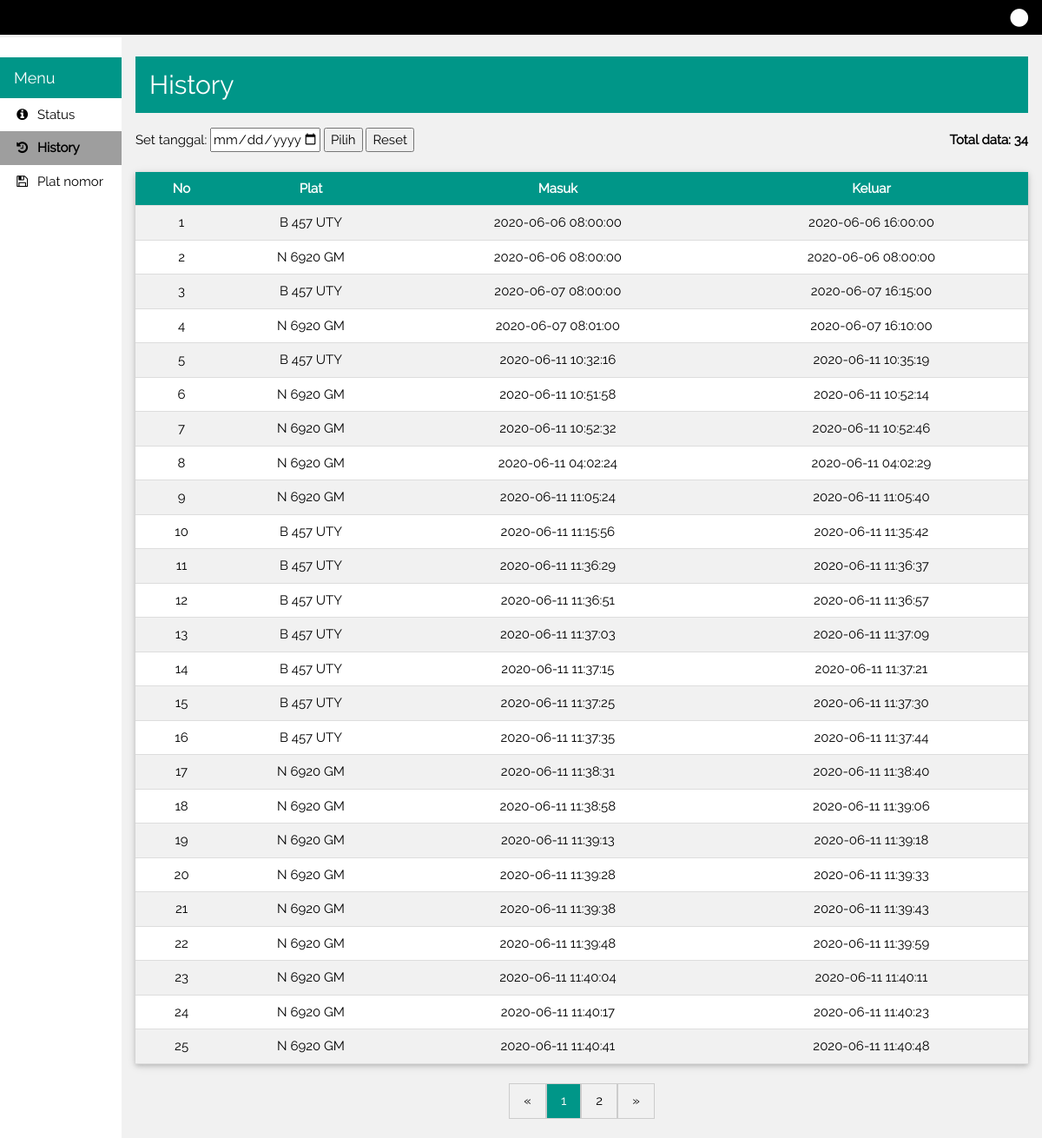
The app's page /dumptruck/history.php with its own data.
### tables this page shows
CREATE TABLE `platenumbershistory` (
  `ids` int(11) NOT NULL,
  `plateNumbers` varchar(16) NOT NULL,
  `comeIn` datetime DEFAULT NULL,
  `comeOut` datetime DEFAULT NULL
);

### dumptruck/history.php (the view, shortened to what this page needs)
<?php
	if(isset($_SESSION['dateselect'])){
		$dateSelect = $_SESSION['dateselect'];
	}
	else{
		unset($dateSelect);
	}
	require_once 'paginator.php';
	require_once 'db.php';
	$connHistory	   = $conn;
	$limitHistory      = ( isset( $_GET['limit'] ) ) ? $_GET['limit'] : 25;
	$pageHistory       = ( isset( $_GET['page'] ) ) ? $_GET['page'] : 1;
	$linksHistory      = ( isset( $_GET['links'] ) ) ? $_GET['links'] : 7;
	if( isset($dateSelect) ){
		$startTime = $dateSelect . " 00:00:00.000000";
		$endTime = $dateSelect . " 23:59:59.999999";
		$queryHistory      = "SELECT ids, plateNumbers AS Plat, comeIn AS Masuk, comeOut AS Keluar FROM `platenumbershistory` WHERE `comeIn` BETWEEN '$startTime' AND '$endTime' ORDER BY `ids` DESC";
		$ymd = date("Y-m-d", strtotime($dateSelect));
		$_SESSION['ymd'] = $ymd;
	} else{
		$queryHistory      = "SELECT ids, plateNumbers AS Plat, comeIn AS Masuk, comeOut AS Keluar FROM `platenumbershistory`";
	}
	$PaginatorHistory  = new Paginator( $connHistory, $queryHistory);
	if ($PaginatorHistory->getNumRows() > 0){
		$resultsHistory    = $PaginatorHistory->getData( $pageHistory, $limitHistory );
	}
?>
<!DOCTYPE html>
<html>
	<head>
		<link rel="stylesheet" href="static/styles/w3.css">
		<link rel="stylesheet" href="static/styles/theme.css">
		<link rel="stylesheet" href="static/styles/raleway.css">
		<link rel="stylesheet" href="static/styles/font-awesome.min.css">
	</head>
	<body class="w3-light-grey" onload="setClock()">
		<div class="w3-bar w3-top w3-black w3-large" style="z-index:4">
		  <span class="w3-bar-item w3-right w3-xlarge fa fa-circle"></span>
		</div>
		<nav class="w3-sidebar w3-bar-block w3-collapse w3-white w3-animate-left" style="z-index:3;width:140px;" id="mySidebar"><br>
		  <div class="w3-container w3-teal">
			<h5>Menu</h5>
		  </div>
		  <div class="w3-bar-block">
			<a href="index.php" class="w3-bar-item w3-button w3-padding"><i class="fa fa-info-circle fa-fw"></i>  Status</a>
			<a href="history.php" class="w3-bar-item w3-button w3-padding w3-grey"><i class="fa fa-history fa-fw"></i><strong>  History</strong></a>
			<a href="platnomor.php" class="w3-bar-item w3-button w3-padding"><i class="fa fa-save fa-fw"></i>  Plat nomor</a>
		  </div>
		</nav>
		<div class="w3-main w3-light-grey" style="margin-left:140px;margin-top:43px;">
		  <header class="w3-container" style="padding-top:22px">
			<div class="w3-container w3-teal">
				<h2>History</h2>
			  </div>
		  </header>
		  <div class="w3-panel" id="simplePicker">
			<div class="w3-row-padding w3-container" style="margin:0 -16px">
			  <div>
				<div class="w3-cell-row">
					<div class="w3-left-align">
						<form action="history.php" method="post" onsubmit="return valDate()" required>
							<label for="dateselect">Set tanggal: </label>
							<input type="date" id="dateselect" name="dateselect" min="2019-01-01" max="<?php echo date("Y-m-d"); ?>" value="<?php echo (isset($_SESSION['ymd']) ? $_SESSION['ymd'] : ""); ?>">
							<input type="submit" value="Pilih">
							<input type="submit" value="Reset" id="resetDate" name="resetDate">
						</form>
					</div>
					<?php	if (isset($resultsHistory->total)){
								echo "<div class='w3-right-align w3-cell w3-cell-middle w3-mobile'><strong>Total data: ".$resultsHistory->total."</strong></div>";
							}
					?>
				</div>
				<br>
				<table class="w3-table w3-card w3-bordered w3-striped w3-white w3-centered">
							<tr class='w3-teal'>
								<th>No</th>
								<th>Plat</th>
								<th>Masuk</th>
								<th>Keluar</th>
							</tr>
							<?php	if ($PaginatorHistory->getNumRows() > 0) {
										for( $i = 0; $i < count( $resultsHistory->data ); $i++ ) :
											echo "<tr>";
												echo "<td>".($i+1)."</td>";
												echo "<td>".$resultsHistory->data[$i]['Plat']."</td>";
												echo "<td>".(!isset($resultsHistory->data[$i]['Masuk']) ? "-" : $resultsHistory->data[$i]['Masuk'])."</td>";
												echo "<td>".(!isset($resultsHistory->data[$i]['Keluar']) ? "-" : $resultsHistory->data[$i]['Keluar'])."</td>";
											echo "</tr>";
										endfor;
									}
									else{
										echo "<tr><td colspan='4'>Kosong</td></tr>";
									}
							?>
				</table>
				<br>
				<?php
					if ($PaginatorHistory->getNumRows() > 0){
						if ($PaginatorHistory->getLastPageNum() > 1){
							echo $PaginatorHistory->createLinks( $linksHistory, 'w3-bar-item w3-button w3-border' );
						}
					}
				?>
			  </div>
			</div>
		  </div>
		</div>
	</body>
</html>

### dumptruck/paginator.php (shortened to what this page needs)
<?php
	class Paginator {
		private $_conn;
		private $_limit;
		private $_page;
		private $_query;
		private $_total;
		public function __construct( $conn, $query ) {
			$this->_conn = $conn;
			$this->_query = $query;
			$rs = $this->_conn->query( $this->_query );
			if ( !is_null($rs) || !empty($rs) || isset($rs) || $rs->num_rows > 0) {
				$this->_total = $rs->num_rows;
			}else{
				$this->_total = 0;
			}
		}
		public function getNumRows() {
			return $this->_total;
		}
		public function getLastPageNum(){
			$lastPage = 0;
			if( $this->_total > 0 && $this->_limit > 0){
				$lastPage = ceil( $this->_total / $this->_limit );
			}else{
				$lastPage = 0;
			}
			return $lastPage;
		}
		public function getData( $page = 1, $limit = 25 ) {
			$this->_limit   = $limit;
			$this->_page    = $page;
			if ( $this->_limit == 'all' ) {
				$query      = $this->_query;
			} else {
				$query      = $this->_query . " LIMIT " . ( ( $this->_page - 1 ) * $this->_limit ) . ", $this->_limit";
			}
			$rs             = $this->_conn->query( $query );
			while ( $row = $rs->fetch_assoc() ) {
				$results[]  = $row;
			}
			$result         = new stdClass();
			$result->page   = $this->_page;
			$result->limit  = $this->_limit;
			$result->total  = $this->_total;
			$result->last   = ceil( $this->_total / $this->_limit );
			$result->data   = $results;
			return $result;
		}
		public function createLinks( $links, $list_class ) {
			$last       = ceil( $this->_total / $this->_limit );
			$start      = ( ( $this->_page - $links ) > 0 ) ? $this->_page - $links : 1;
			$end        = ( ( $this->_page + $links ) < $last ) ? $this->_page + $links : $last;
			$html       = '<div class="w3-center"><div class="w3-bar">';
			$p      = ( $this->_page == 1 ) ? 1 : $this->_page - 1 ;
			$html       .= '<a class="'.$list_class.'" href="?limit=' . $this->_limit . '&page=' . $p . '">&laquo;</a>';
			for ( $i = $start ; $i <= $end; $i++ ) {
				$class  = ( $this->_page == $i ) ? " w3-teal" : "";
				$html   .= '<a class="'.$list_class.$class.'" href="?limit=' . $this->_limit . '&page=' . $i . '">' . $i . '</a>';
			}
			$p      = ( $this->_page == $last ) ? $last : $this->_page + 1 ;
			$html       .= '<a class="'.$list_class.'" href="?limit=' . $this->_limit . '&page=' . $p . '">&raquo;</a>';
			$html       .= '</div></div>';
			return $html;
		}
	}
?>

### dumptruck/static/styles/w3.css (style rules this page uses)
*,*:before,*:after { box-sizing:inherit }
html { -ms-text-size-adjust:100%;-webkit-text-size-adjust:100% }
body { margin:0 }
article,aside,details,figcaption,figure,footer,header,main,menu,nav,section { display:block }
a { background-color:transparent }
b,strong { font-weight:bolder }
button,input,select,textarea,optgroup { font:inherit;margin:0 }
button,input { overflow:visible }
button,[type=button],[type=reset],[type=submit] { -webkit-appearance:button }
html,body { font-family:Verdana,sans-serif;font-size:15px;line-height:1.5 }
html { overflow-x:hidden }
h2 { font-size:30px }
h5 { font-size:18px }
h1,h2,h3,h4,h5,h6 { font-family:"Segoe UI",Arial,sans-serif;font-weight:400;margin:10px 0 }
a { color:inherit }
.w3-table,.w3-table-all { border-collapse:collapse;border-spacing:0;width:100%;display:table }
.w3-bordered tr,.w3-table-all tr { border-bottom:1px solid #ddd }
.w3-striped tbody tr:nth-child(even) { background-color:#f1f1f1 }
.w3-centered tr th,.w3-centered tr td { text-align:center }
.w3-table td,.w3-table th,.w3-table-all td,.w3-table-all th { padding:8px 8px;display:table-cell;text-align:left;vertical-align:top }
.w3-table th:first-child,.w3-table td:first-child,.w3-table-all th:first-child,.w3-table-all td:first-child { padding-left:16px }
.w3-btn,.w3-button { border:none;display:inline-block;padding:8px 16px;vertical-align:middle;overflow:hidden;text-decoration:none;color:inherit;background-color:inherit;text-align:center;cursor:pointer;white-space:nowrap }
.w3-btn,.w3-button { -webkit-touch-callout:none;-webkit-user-select:none;-khtml-user-select:none;-moz-user-select:none;-ms-user-select:none;user-select:none }
.w3-sidebar { height:100%;width:200px;background-color:#fff;position:fixed!important;z-index:1;overflow:auto }
.w3-main,#main { transition:margin-left .4s }
.w3-bar { width:100%;overflow:hidden }
.w3-center .w3-bar { display:inline-block;width:auto }
.w3-bar .w3-bar-item { padding:8px 16px;float:left;width:auto;border:none;display:block;outline:0 }
.w3-bar .w3-button { white-space:normal }
.w3-bar-block .w3-bar-item { width:100%;display:block;padding:8px 16px;text-align:left;border:none;white-space:normal;float:none;outline:0 }
.w3-container:after,.w3-container:before,.w3-panel:after,.w3-panel:before,.w3-row:after,.w3-row:before,.w3-row-padding:after,.w3-row-padding:before, .w3-cell-row:before,.w3-cell-row:after,.w3-clear:after,.w3-clear:before,.w3-bar:before,.w3-bar:after { content:"";display:table;clear:both }
.w3-cell-row { display:table;width:100% }
.w3-cell { display:table-cell }
.w3-cell-middle { vertical-align:middle }
@media (min-width:993px) { .w3-sidebar.w3-collapse { display:block!important } }
.w3-top,.w3-bottom { position:fixed;width:100%;z-index:1 }
.w3-top { top:0 }
.w3-row-padding,.w3-row-padding>.w3-half,.w3-row-padding>.w3-third,.w3-row-padding>.w3-twothird,.w3-row-padding>.w3-threequarter,.w3-row-padding>.w3-quarter,.w3-row-padding>.w3-col { padding:0 8px }
.w3-container,.w3-panel { padding:0.01em 16px }
.w3-panel { margin-top:16px;margin-bottom:16px }
.w3-card,.w3-card-2 { box-shadow:0 2px 5px 0 rgba(0,0,0,0.16),0 2px 10px 0 rgba(0,0,0,0.12) }
.w3-animate-left { position:relative;animation:animateleft 0.4s }
.w3-large { font-size:18px!important }
.w3-xlarge { font-size:24px!important }
.w3-left-align { text-align:left!important }
.w3-right-align { text-align:right!important }
.w3-center { text-align:center!important }
.w3-border { border:1px solid #ccc!important }
.w3-padding { padding:8px 16px!important }
.w3-right { float:right!important }
.w3-teal,.w3-hover-teal:hover { color:#fff!important;background-color:#009688!important }
.w3-white,.w3-hover-white:hover { color:#000!important;background-color:#fff!important }
.w3-black,.w3-hover-black:hover { color:#fff!important;background-color:#000!important }
.w3-grey,.w3-hover-grey:hover,.w3-gray,.w3-hover-gray:hover { color:#000!important;background-color:#9e9e9e!important }
.w3-light-grey,.w3-hover-light-grey:hover,.w3-light-gray,.w3-hover-light-gray:hover { color:#000!important;background-color:#f1f1f1!important }

### dumptruck/history.php (style rules this page uses)
html,body,h1,h2,h3,h4,h5,h6 { font-family: "Raleway", sans-serif }

### records on screen
platenumbershistory: plateNumbers "B 457 UTY", comeIn "2020-06-06 08:00:00", comeOut "2020-06-06 16:00:00"
platenumbershistory: plateNumbers "N 6920 GM", comeIn "2020-06-06 08:00:00", comeOut "2020-06-06 08:00:00"
platenumbershistory: plateNumbers "B 457 UTY", comeIn "2020-06-07 08:00:00", comeOut "2020-06-07 16:15:00"
platenumbershistory: plateNumbers "N 6920 GM", comeIn "2020-06-07 08:01:00", comeOut "2020-06-07 16:10:00"
platenumbershistory: plateNumbers "B 457 UTY", comeIn "2020-06-11 10:32:16", comeOut "2020-06-11 10:35:19"
platenumbershistory: plateNumbers "N 6920 GM", comeIn "2020-06-11 10:51:58", comeOut "2020-06-11 10:52:14"
platenumbershistory: plateNumbers "N 6920 GM", comeIn "2020-06-11 10:52:32", comeOut "2020-06-11 10:52:46"
platenumbershistory: plateNumbers "N 6920 GM", comeIn "2020-06-11 04:02:24", comeOut "2020-06-11 04:02:29"
platenumbershistory: plateNumbers "N 6920 GM", comeIn "2020-06-11 11:05:24", comeOut "2020-06-11 11:05:40"
platenumbershistory: plateNumbers "B 457 UTY", comeIn "2020-06-11 11:15:56", comeOut "2020-06-11 11:35:42"
platenumbershistory: plateNumbers "B 457 UTY", comeIn "2020-06-11 11:36:29", comeOut "2020-06-11 11:36:37"
platenumbershistory: plateNumbers "B 457 UTY", comeIn "2020-06-11 11:36:51", comeOut "2020-06-11 11:36:57"
platenumbershistory: plateNumbers "B 457 UTY", comeIn "2020-06-11 11:37:03", comeOut "2020-06-11 11:37:09"
platenumbershistory: plateNumbers "B 457 UTY", comeIn "2020-06-11 11:37:15", comeOut "2020-06-11 11:37:21"
platenumbershistory: plateNumbers "B 457 UTY", comeIn "2020-06-11 11:37:25", comeOut "2020-06-11 11:37:30"
platenumbershistory: plateNumbers "B 457 UTY", comeIn "2020-06-11 11:37:35", comeOut "2020-06-11 11:37:44"
platenumbershistory: plateNumbers "N 6920 GM", comeIn "2020-06-11 11:38:31", comeOut "2020-06-11 11:38:40"
platenumbershistory: plateNumbers "N 6920 GM", comeIn "2020-06-11 11:38:58", comeOut "2020-06-11 11:39:06"
platenumbershistory: plateNumbers "N 6920 GM", comeIn "2020-06-11 11:39:13", comeOut "2020-06-11 11:39:18"
platenumbershistory: plateNumbers "N 6920 GM", comeIn "2020-06-11 11:39:28", comeOut "2020-06-11 11:39:33"
platenumbershistory: plateNumbers "N 6920 GM", comeIn "2020-06-11 11:39:38", comeOut "2020-06-11 11:39:43"
platenumbershistory: plateNumbers "N 6920 GM", comeIn "2020-06-11 11:39:48", comeOut "2020-06-11 11:39:59"
platenumbershistory: plateNumbers "N 6920 GM", comeIn "2020-06-11 11:40:04", comeOut "2020-06-11 11:40:11"
platenumbershistory: plateNumbers "N 6920 GM", comeIn "2020-06-11 11:40:17", comeOut "2020-06-11 11:40:23"
platenumbershistory: plateNumbers "N 6920 GM", comeIn "2020-06-11 11:40:41", comeOut "2020-06-11 11:40:48"

### other values on screen
$resultsHistory->total "34"
